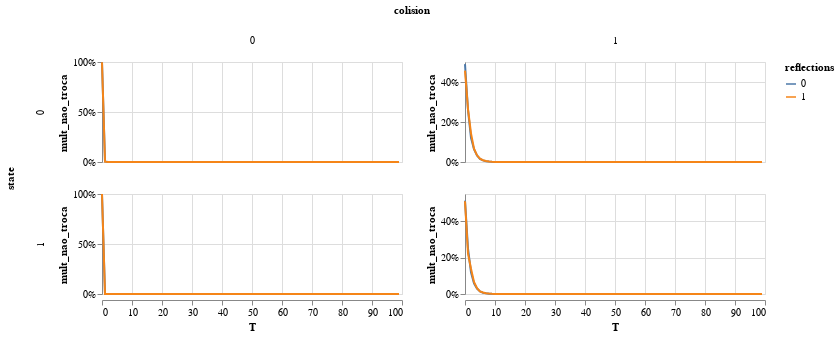

The cell this chart's notebook holds for it:
### Code cell
alt.Chart(db_mean).mark_line().encode(
    x = 'T',
    y = alt.Y('mult_nao_troca').axis(format = '%'),
    row = 'state:N',
    column = 'colision',
    color = 'reflections:N'
).properties(height = 100).resolve_scale(y = 'independent')

### Figure 1 — Vega-Lite specification as saved in the notebook (floating-point values rounded to 4 significant figures; data arrays with more than 128 entries replaced by an {"elided": "..."} marker saying what was removed)
{"config": {"view": {"continuousWidth": 300, "continuousHeight": 300}}, "data": {"name": "data-82c1834a842aca23048326692ad2e908"}, "mark": {"type": "line"}, "encoding": {"color": {"field": "reflections", "type": "nominal"}, "column": {"field": "colision", "type": "quantitative"}, "row": {"field": "state", "type": "nominal"}, "x": {"field": "T", "type": "quantitative"}, "y": {"axis": {"format": "%"}, "field": "mult_nao_troca", "type": "quantitative"}}, "height": 100, "resolve": {"scale": {"y": "independent"}}, "$schema": "https://vega.github.io/schema/vega-lite/v5.17.0.json", "datasets": {"data-82c1834a842aca23048326692ad2e908": {"elided": "800 records"}}}
